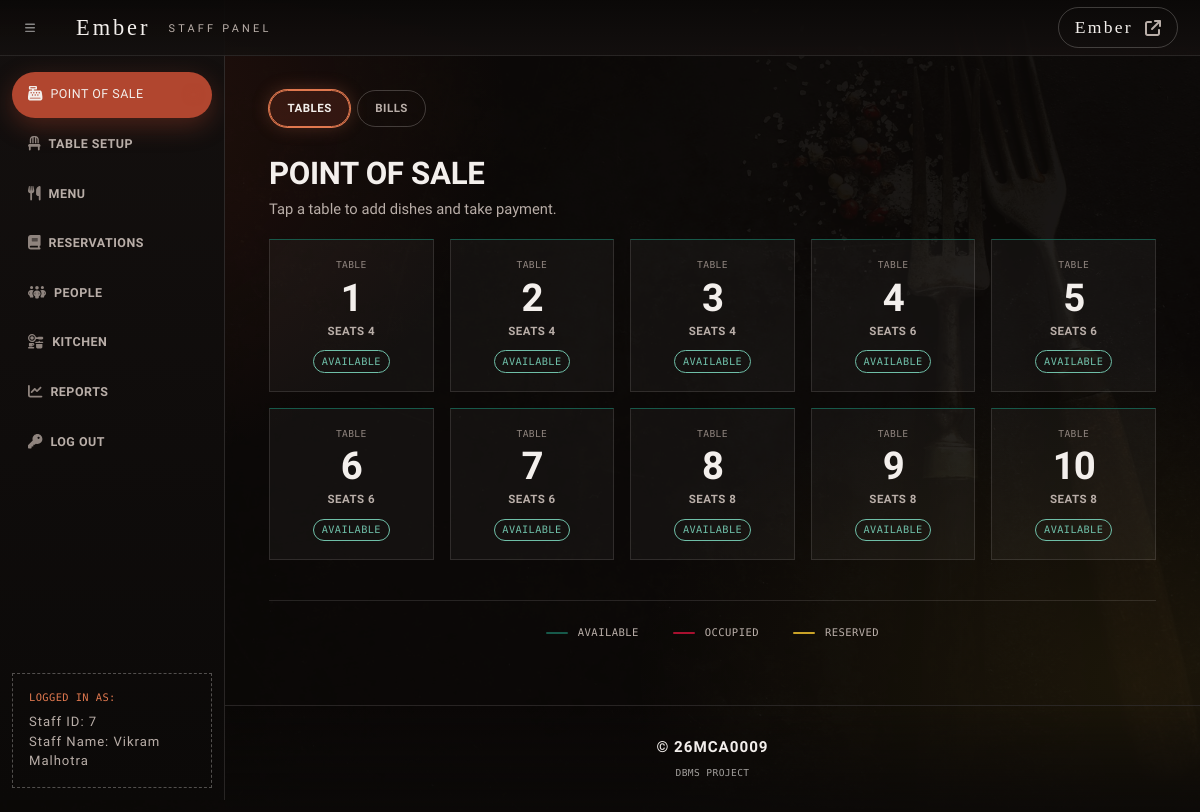
/adminSide/posBackend/posTable.php (signed in), run on the app's committed database.
### tables this page shows
CREATE TABLE `Restaurant_Tables` (
  `table_id` int(11) NOT NULL AUTO_INCREMENT,
  `capacity` int(11) DEFAULT NULL,
  `is_available` tinyint(1) DEFAULT NULL,
  PRIMARY KEY (`table_id`)
);

CREATE TABLE `Bills` (
  `bill_id` int(11) NOT NULL AUTO_INCREMENT,
  `staff_id` int(11) DEFAULT NULL,
  `member_id` int(11) DEFAULT NULL,
  `reservation_id` int(11) DEFAULT NULL,
  `table_id` int(11) DEFAULT NULL,
  `card_id` int(11) DEFAULT NULL,
  `payment_method` varchar(255) DEFAULT NULL,
  `bill_time` datetime DEFAULT NULL,
  `payment_time` datetime DEFAULT NULL,
  PRIMARY KEY (`bill_id`),
  KEY `staff_id` (`staff_id`),
  KEY `member_id` (`member_id`),
  KEY `reservation_id` (`reservation_id`),
  KEY `table_id` (`table_id`),
  KEY `card_id` (`card_id`),
  KEY `idx_bills_bill_time` (`bill_time`),
  CONSTRAINT `bills_ibfk_1` FOREIGN KEY (`staff_id`) REFERENCES `Staffs` (`staff_id`),
  CONSTRAINT `bills_ibfk_2` FOREIGN KEY (`member_id`) REFERENCES `Memberships` (`member_id`),
  CONSTRAINT `bills_ibfk_3` FOREIGN KEY (`reservation_id`) REFERENCES `Reservations` (`reservation_id`),
  CONSTRAINT `bills_ibfk_4` FOREIGN KEY (`table_id`) REFERENCES `Restaurant_Tables` (`table_id`),
  CONSTRAINT `bills_ibfk_5` FOREIGN KEY (`card_id`) REFERENCES `card_payments` (`card_id`)
);

### adminSide/posBackend/posTable.php (the view, shortened to what this page needs)
<?php
include '../includes/dashHeader.php';
require_once '../config.php';
?>
<link href="../css/pos.css" rel="stylesheet" />
<div class="wrapper">
    <div class="container-fluid pt-5">
        <h2>Point of Sale</h2>
        <p class="pg-sub" style="margin-bottom: 1.2rem;">Tap a table to add dishes and take payment.</p>
        <div class="table-board">
            <?php
            $query = "SELECT * FROM Restaurant_Tables ORDER BY table_id;";
            $result = mysqli_query($link, $query);
            if ($result) {
                while ($row = mysqli_fetch_assoc($result)) {
                    $table_id = $row['table_id'];
                    $capacity = $row['capacity'];
                    $sqlBill = "SELECT bill_id FROM Bills WHERE table_id = $table_id ORDER BY bill_time DESC LIMIT 1";
                    $result1 = $link->query($sqlBill);
                    $latestBillData = $result1->fetch_assoc();
                    if ($latestBillData) {
                        $latestBillID = $latestBillData['bill_id'];
                        $sqlBillItems = "SELECT * FROM Bill_Items WHERE bill_id = $latestBillID";
                        $result2 = $link->query($sqlBillItems);
                        $billItemState = ($result2 && mysqli_num_rows($result2) > 0) ? 'busy' : 'free';
                        $paymentTimeQuery = "SELECT payment_time FROM Bills WHERE bill_id = $latestBillID";
                        $paymentTimeResult = $link->query($paymentTimeQuery);
                        $hasPaymentTime = false;
                        if ($paymentTimeResult && $paymentTimeResult->num_rows > 0) {
                            $paymentTimeRow = $paymentTimeResult->fetch_assoc();
                            if (!empty($paymentTimeRow['payment_time'])) {
                                $hasPaymentTime = true;
                            }
                        }
                        $state = $hasPaymentTime ? 'free' : $billItemState;
                    } else {
                        $latestBillID = null;
                        $state = 'idle';
                    }
                    $stateLabel = array(
                        'free' => 'Available',
                        'busy' => 'Occupied',
                        'held' => 'Reserved',
                        'idle' => 'Available',
                    );
                    ?>
                    <a class="table-tile is-<?= $state ?>"
                       href="orderItem.php?table_id=<?= $table_id ?>">
                        <span class="tile-label">Table</span>
                        <span class="tile-id"><?= $table_id ?></span>
                        <span class="tile-capacity">Seats <?= $capacity ?></span>
                        <span class="tile-status"><?= $stateLabel[$state] ?></span>
                    </a>
                    <?php
                }
            } else {
                echo '<div class="alert alert-danger">Error fetching tables: ' . mysqli_error($link) . '</div>';
            }
            ?>
        </div>
        <div class="board-legend">
            <span class="legend-item" title="Tables that are free">
                <span class="legend-swatch is-free"></span> Available
            </span>
            <span class="legend-item" title="Tables that are in use">
                <span class="legend-swatch is-busy"></span> Occupied
            </span>
            <span class="legend-item" title="Tables that are reserved">
                <span class="legend-swatch is-held"></span> Reserved
            </span>
        </div>
    </div>
</div>
<?php include '../includes/dashFooter.php' ?>

### adminSide/css/ember-admin.css (style rules this page uses)
:root { --brand-font: Copperplate, 'Copperplate Gothic Light', 'Optima', 'Palatino Linotype', Palatino, 'Cinzel', Georgia, serif; --brand-accent: #b1462f; --brand-accent-soft: rgba(177, 70, 47, 0.16); --brand-ink: #14100f; --ink-900: #0f0c0b; --ink-800: #14100f; --ink-700: #191413; --ink-600: #221b19; --line: rgba(255, 255, 255, 0.10); --line-strong: rgba(255, 255, 255, 0.18); --text: #f3efec; --text-dim: #b9aea8; --text-faint: #8b807a; --state-free: #17594a; --state-busy: #a8102f; --state-held: #c9a227; }
html, body, body.sb-nav-fixed { background-color: var(--ink-900); color: var(--text); font-family: 'Montserrat', -apple-system, BlinkMacSystemFont, sans-serif; font-weight: 300; letter-spacing: 0.01rem; }
.container, .container-fluid, .wrapper { background-color: transparent; }
h1, h2, h3, h4, h5, h6 { color: var(--text); font-weight: 300; letter-spacing: 0.22rem; text-transform: uppercase; }
h2 { font-size: 1.7rem; }
.wrapper h2, .container-fluid > .row h2, h2.pull-left { position: relative; padding-bottom: 16px; margin-bottom: 6px; }
.wrapper h2::after, .container-fluid > .row h2::after, h2.pull-left::after { content: ''; position: absolute; left: 0; bottom: 0; display: block; width: 54px; height: 1px; background-color: var(--brand-accent); }
p, label, .small, small { color: var(--text-dim); }
a { color: var(--brand-accent); text-decoration: none; transition: color 0.25s ease; }
.table-board { display: grid; grid-template-columns: repeat(auto-fit, minmax(150px, 1fr)); gap: 18px; max-width: 900px; margin: 0 auto; }
.table-tile { display: flex; flex-direction: column; align-items: center; justify-content: center; gap: 4px; min-height: 132px; padding: 18px 12px; border: 1px solid var(--line); border-top: 2px solid var(--line-strong); background-color: var(--ink-700); color: var(--text); text-align: center; transition: background-color 0.25s ease, border-color 0.25s ease, transform 0.25s ease; }
.table-tile .tile-id { font-size: 1.5rem; font-weight: 300; letter-spacing: 0.14rem; line-height: 1.1; }
.table-tile .tile-label { font-size: 0.6rem; letter-spacing: 0.28rem; text-transform: uppercase; color: var(--text-faint); }
.table-tile .tile-capacity { font-size: 0.72rem; letter-spacing: 0.16rem; text-transform: uppercase; color: var(--text-dim); }
.table-tile .tile-status { margin-top: 6px; font-size: 0.58rem; letter-spacing: 0.24rem; text-transform: uppercase; }
.table-tile.is-free { border-top-color: var(--state-free); }
.table-tile.is-free .tile-status { color: #6fbfa8; }
.board-legend { display: flex; flex-wrap: wrap; justify-content: center; gap: 34px; max-width: 900px; margin: 40px auto 0; padding-top: 24px; border-top: 1px solid var(--line); }
.legend-item { display: flex; align-items: center; gap: 10px; font-size: 0.66rem; letter-spacing: 0.24rem; text-transform: uppercase; color: var(--text-dim); }
.legend-swatch { width: 22px; height: 2px; display: inline-block; }
.legend-swatch.is-free { background-color: var(--state-free); }
.legend-swatch.is-busy { background-color: var(--state-busy); }
.legend-swatch.is-held { background-color: var(--state-held); }
.wrapper { width: auto !important; max-width: 1180px; padding-left: 0 !important; padding-right: 0; padding-top: 0 !important; }
main > .container, main > .container-fluid, main .wrapper > .container-fluid { padding-left: 0; padding-right: 0; margin-left: 0; max-width: none; }
main > .container-fluid.pt-5, main .wrapper > .container-fluid.pt-5 { padding-top: 0 !important; }
.pg-sub { color: var(--text-dim); margin: 0.3rem 0 0; font-size: 0.85rem; }

### adminSide/includes/panelTransition.php (style rules this page uses)
html, body, body.sb-nav-fixed, #layoutSidenav, #layoutSidenav_content, main { background-color: transparent; background-image: none; }
:root { --ember-vt: 1; }

### data on the page
restaurant_tables: table_id "1", capacity "4", bills.payment_time "AVAILABLE"
restaurant_tables: table_id "2", capacity "4", bills.payment_time "AVAILABLE"
restaurant_tables: table_id "3", capacity "4", bills.payment_time "AVAILABLE"
restaurant_tables: table_id "4", capacity "6", bills.payment_time "AVAILABLE"
restaurant_tables: table_id "5", capacity "6", bills.payment_time "AVAILABLE"
restaurant_tables: table_id "6", capacity "6", bills.payment_time "AVAILABLE"
restaurant_tables: table_id "7", capacity "6", bills.payment_time "AVAILABLE"
restaurant_tables: table_id "8", capacity "8", bills.payment_time "AVAILABLE"
restaurant_tables: table_id "9", capacity "8", bills.payment_time "AVAILABLE"
restaurant_tables: table_id "10", capacity "8", bills.payment_time "AVAILABLE"

### other printed values
$group[0] "POINT OF SALE"
$group[0] "TABLE SETUP"
$group[0] "MENU"
$group[0] "RESERVATIONS"
$group[0] "PEOPLE"
$group[0] "KITCHEN"
$group[0] "REPORTS"
$_SESSION['logged_account_id'] "7"
$_SESSION['logged_staff_name'] "Vikram Malhotra"
$tab[0] "TABLES"
$tab[0] "BILLS"
